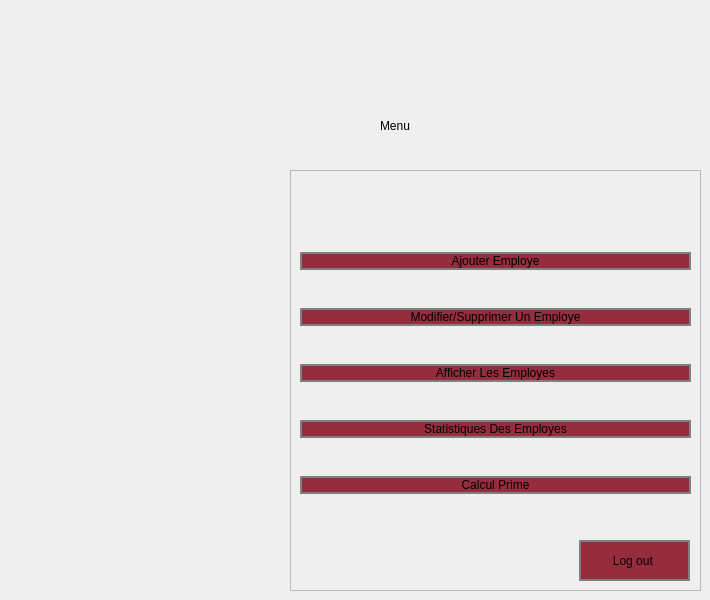
      <widget class="QWidget" name="tab">
       <attribute name="title">
        <string>Menu Employes</string>
       </attribute>
       <widget class="QLabel" name="label_9">
        <property name="geometry">
         <rect>
          <x>380</x>
          <y>70</y>
          <width>271</width>
          <height>111</height>
         </rect>
        </property>
        <property name="styleSheet">
         <string notr="true">color:black;
font: 52pt &quot;Century Gothic&quot;;</string>
        </property>
        <property name="text">
         <string>Menu</string>
        </property>
       </widget>
       <widget class="QFrame" name="frame_2">
        <property name="geometry">
         <rect>
          <x>290</x>
          <y>170</y>
          <width>411</width>
          <height>421</height>
         </rect>
        </property>
        <property name="styleSheet">
         <string notr="true">QPushButton
{
	font: 14pt &quot;Century Gothic&quot;;
background-color:#962D3E;
border : 2px solid grey;
}</string>
        </property>
        <property name="frameShape">
         <enum>QFrame::StyledPanel</enum>
        </property>
        <property name="frameShadow">
         <enum>QFrame::Raised</enum>
        </property>
        <widget class="QWidget" name="verticalLayoutWidget">
         <property name="geometry">
          <rect>
           <x>10</x>
           <y>50</y>
           <width>391</width>
           <height>311</height>
          </rect>
         </property>
         <layout class="QVBoxLayout" name="verticalLayout">
          <item>
           <widget class="QPushButton" name="Menu_ajouter_employe">
            <property name="text">
             <string>Ajouter Employe</string>
            </property>
           </widget>
          </item>
          <item>
           <widget class="QPushButton" name="Menu_modi_supp_employe">
            <property name="text">
             <string>Modifier/Supprimer Un Employe</string>
            </property>
           </widget>
          </item>
          <item>
           <widget class="QPushButton" name="Menu_afficher_employe">
            <property name="text">
             <string>Afficher Les Employes</string>
            </property>
           </widget>
          </item>
          <item>
           <widget class="QPushButton" name="Menu_statistiques_employe">
            <property name="text">
             <string>Statistiques Des Employes</string>
            </property>
           </widget>
          </item>
          <item>
           <widget class="QPushButton" name="Menu_prime_employe">
            <property name="text">
             <string>Calcul Prime</string>
            </property>
           </widget>
          </item>
         </layout>
        </widget>
        <widget class="QPushButton" name="logout">
         <property name="geometry">
          <rect>
           <x>289</x>
           <y>370</y>
           <width>111</width>
           <height>41</height>
          </rect>
         </property>
         <property name="text">
          <string>Log out </string>
         </property>
        </widget>
       </widget>
       <widget class="QLabel" name="label_7">
        <property name="geometry">
         <rect>
          <x>10</x>
          <y>10</y>
          <width>31</width>
          <height>41</height>
         </rect>
        </property>
        <property name="text">
         <string/>
        </property>
        <property name="pixmap">
         <pixmap resource="ressources.qrc">:/icons/icons/batata.png</pixmap>
        </property>
       </widget>
       <widget class="QLabel" name="conect">
        <property name="geometry">
         <rect>
          <x>50</x>
          <y>20</y>
          <width>121</width>
          <height>21</height>
         </rect>
        </property>
        <property name="styleSheet">
         <string notr="true">QLabel{
color:rgb(0, 170, 0);
font-size:20px;
font:bold;
font-family : century gothic;
}</string>
        </property>
        <property name="text">
         <string/>
        </property>
       </widget>
      </widget>
